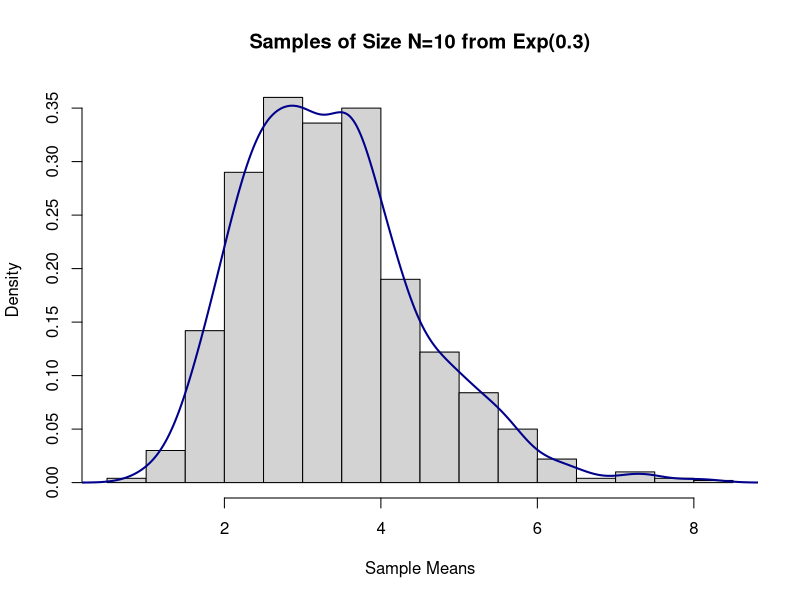
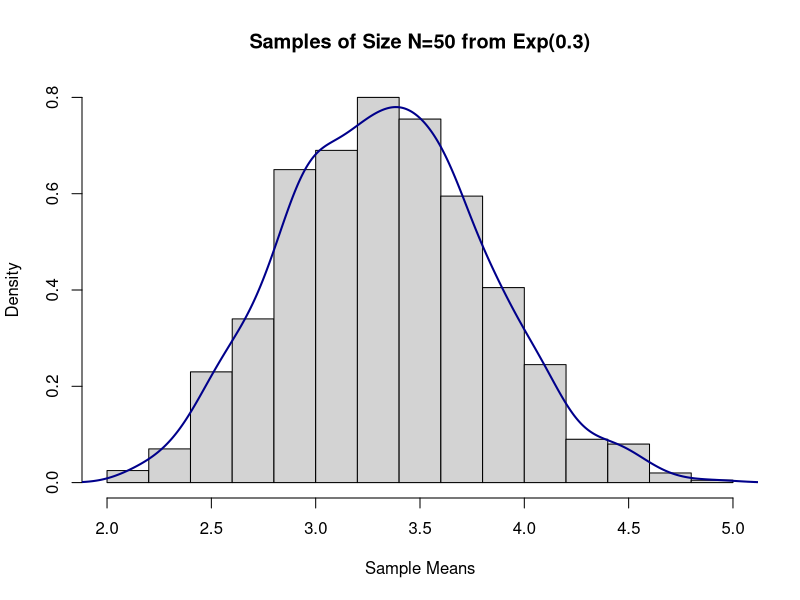
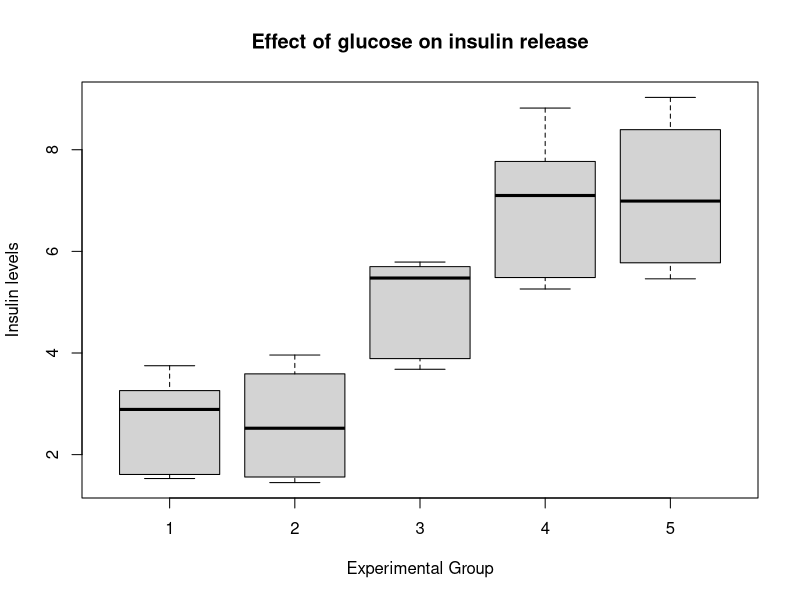
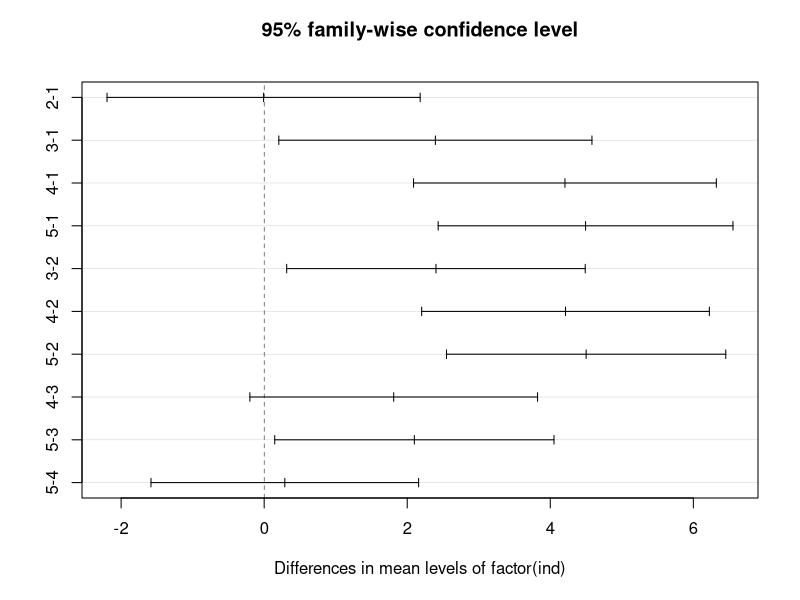
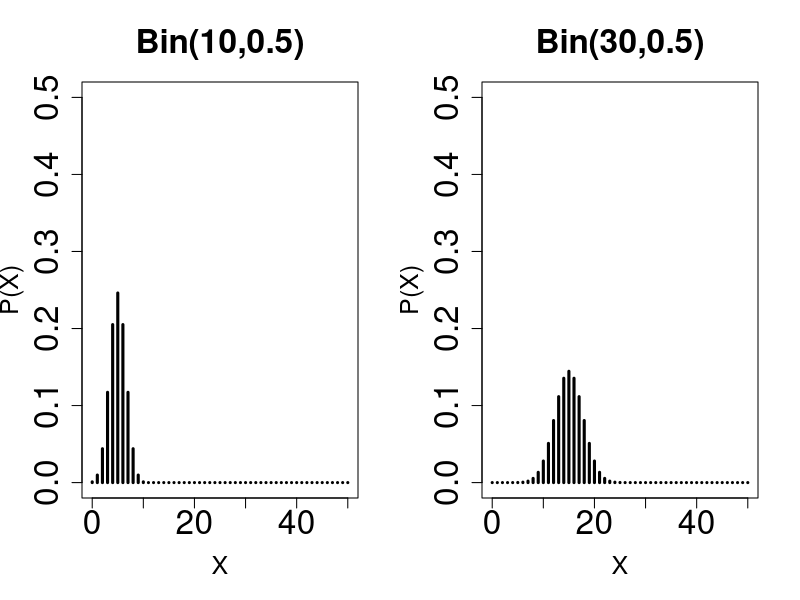
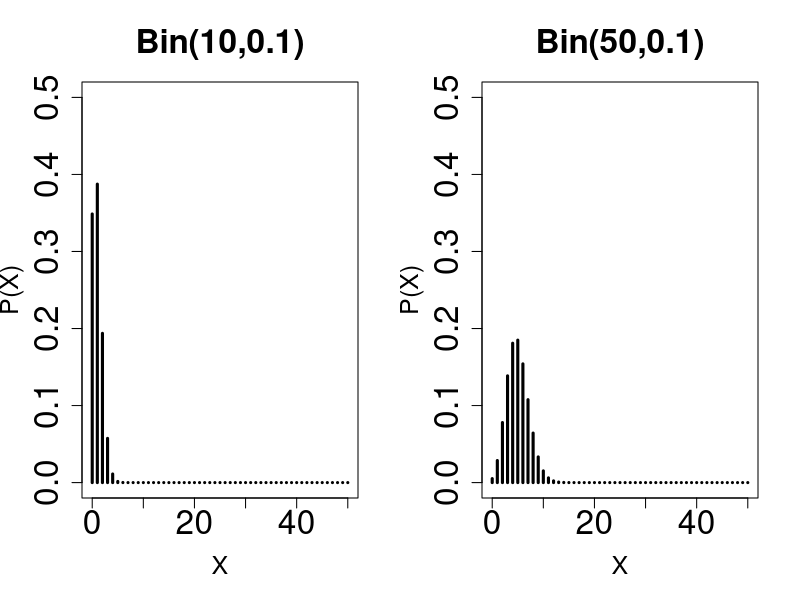
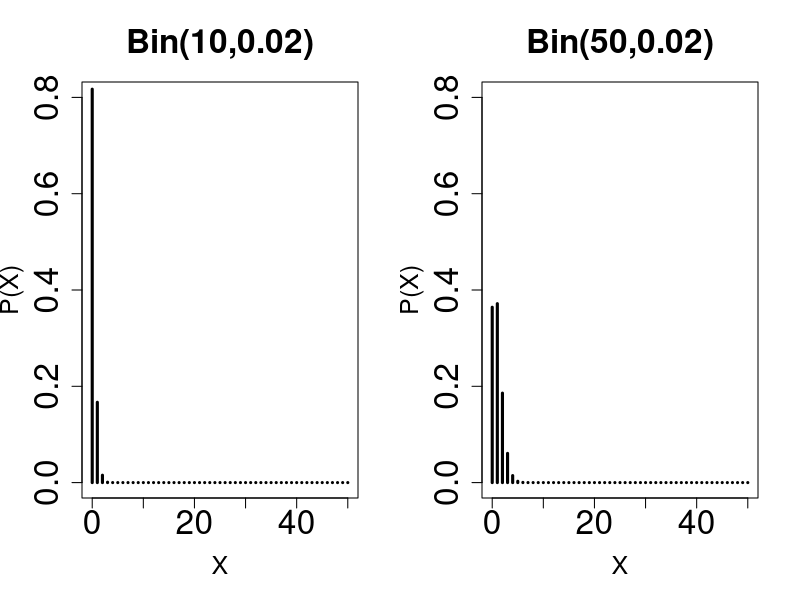
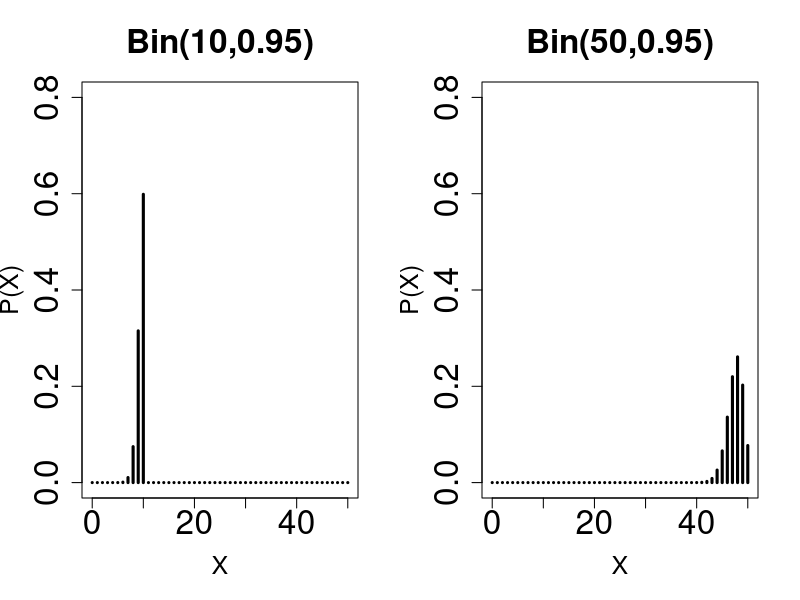

R code for these plots, in order:
## ---- chunk 1
knitr::opts_chunk$set(echo = TRUE,
                      eval = T)
library(tidyverse)
## ---- chunk 2
rbinom(5,10,0.3)
qbinom(0.05,10,0.3)
pbinom(1,10,0.3)
dbinom(1,10,0.3)
## ---- chunk 3
rnorm(5)
qnorm(0.05)
pnorm(1.96)
dnorm(1.96)
## ---- chunk 4


################################################################
#                  Biostatistical Methods I                    #
#                   Descriptive Statistics                     #
#                    Author: Cody Chiuzan                      #
################################################################

# Library 'arsenal' is used for descriptive statistics tables
# Library 'dplyr' has nice functions for data manipulation, also mutate()
# Library 'ggplot2' is used for graphing


library(arsenal)
library(dplyr)
library(ggplot2)

#########################################################################
#                          Import Data                                  #
#########################################################################

# Set working directory

low_birth_all <- read.csv(here::here("R_Code/R - Module 2/lowbwt_ALL.csv"))

names(low_birth_all)
head(low_birth_all)

dim(low_birth_all)
summary(low_birth_all)
str(low_birth_all)

# Check for missing values
anyNA(low_birth_all)

filter(low_birth_all, is.na(age))

# Some details about the data: 189 births info were collected at a medical center.
# The dataset contains the following 10 variables:
# low: indicator of birth weight less than 2.5kg
# age: mother's age in years
# lwt: mother's weight in pounds at last menstrual period
# race: mothers race ("white", "black", "other")
# smoke: smoking status during pregnancy (yes/no)
# ht: history of hypertension (yes/no)
# ui: presence of uterine irritability (yes/no)
# ftv: physician visit during the first trimester (yes/no)
# ptl: previous premature labor (yes/no)
# bwt: birth weight in grams


#########################################################################
#         Descriptive Statistics: Continuous Variables                  #
#########################################################################


mean(low_birth_all$age)                               # Mean
median(low_birth_all$age)                             # Median
sd(low_birth_all$age)                                 # Standard Deviation
quantile(low_birth_all$age)                           # Min, 25ht, 50th, 75th, Max
quantile(low_birth_all$age, c(0.10, 0.30, 0.60))        # Tertiles

# A more condensed way to obtain summary statistics
summary(low_birth_all$age)

# Summary statistics for each level of another categorical variable
mean <- tapply(low_birth_all$bwt, low_birth_all$race, mean)
sd <- tapply(low_birth_all$bwt, low_birth_all$race, sd)
med <- tapply(low_birth_all$bwt, low_birth_all$race, median)
min <- tapply(low_birth_all$bwt, low_birth_all$race, min)
max <- tapply(low_birth_all$bwt, low_birth_all$race, max)
cbind(mean, sd, med, min, max)

# Use function tableby() from library 'arsenal' to create a summary table (called Table 1 in publications)
# Use continuous and categorical variables


# First table - not ideal
tab1 <- tableby(~ age + bwt + smoke, data = low_birth_all)
summary(tab1)


# Change variable names/labels
my_labels <-
  list(
    age = "Age(yrs)",
    bwt = "Birthweight(g)",
    smoke = "Smoker",
    race = "Race"
  )

# Clean the output
my_controls <- tableby.control(
  total = T,
  test = F,
  # No test p-values yet
  numeric.stats = c("meansd", "medianq1q3", "range", "Nmiss2"),
  cat.stats = c("countpct", "Nmiss2"),
  stats.labels = list(
    meansd = "Mean (SD)",
    medianq1q3 = "Median (Q1, Q3)",
    range = "Min - Max",
    Nmiss2 = "Missing",
    countpct = "N (%)"
  )
)

# Make 'smoke' a factor to show N (%)
birth_df <- low_birth_all %>%
  mutate(smoke = factor(smoke, labels = c("No", "Yes"))) # Start labeling with 0 (increasing order)

# Second table
tab2 <-
  tableby(~ age + bwt + smoke, data = birth_df, control = my_controls)
summary(tab2,
        title = "Descriptive Statistics: Lowbirth Data",
        labelTranslations = my_labels,
        text = T)

# Tabulation by race categories
tab3 <-
  tableby(race ~ age + bwt + smoke, data = birth_df, control = my_controls)
summary(tab3,
        title = "Descriptive Statistics: Lowbirth Data",
        labelTranslations = my_labels,
        text = T)



#########################################################################
#         Descriptive Statistics: Categorical Variables                 #
#########################################################################

tbl <-
  table(low_birth_all$smoke, low_birth_all$race)	        # Two-way table
tbl
prop.table(tbl, 1)                        		                # Row proportions
prop.table(tbl, 2)                                            # Column proportions

# 3-way cross-tabulation
xtabs( ~ race + smoke + ht, data = low_birth_all)

## ---- chunk 5
################################################################
#                    Biostatistical Methods I                  #
#            Statistical Inference: One-Sample Mean            #
#                     Author: Cody Chiuzan                     #
################################################################

############################################################
#               Sample mean distributions: CLT             #
############################################################

# Draw 1000 samples of size 10 from an underlying exponential distribution with parameter lambda=0.3
# Calculate their means/var and draw a histogram to vizualize the sample means distribution

set.seed(2)
sample_means_exp1 = rep(NA, 1000)

for (i in 1:1000) {
  sample_means_exp1[i] = mean(rexp(10, 0.3))
}

# sample_means_exp

# Calculate the means and the variances of all samples
mean(sample_means_exp1)                # compare to true Mean = 1/lambda
var(sample_means_exp1)                 # compare to true Var=1/lambda^2

#Histogram
hist(sample_means_exp1,
     main = "Samples of Size N=10 from Exp(0.3)",
     xlab = "Sample Means",
     prob = T)
lines(density(sample_means_exp1), col = "darkblue", lwd = 2)

# Draw 1000 samples of size 50 from an underlying exponential distribution with parameter lambda=0.3
# Calculate their means/var and draw a histogram to vizualize the sample means distribution

set.seed(2)
sample_means_exp2 = rep(NA, 1000)

for (i in 1:1000) {
  sample_means_exp2[i] = mean(rexp(50, 0.3))
}

# Calculate the means and the variances of all samples
mean(sample_means_exp2)                # compare to true Mean = 1/lambda
var(sample_means_exp2)                 # compare to true Var=1/lambda^2

#Histogram
hist(sample_means_exp2,
     main = "Samples of Size N=50 from Exp(0.3)",
     xlab = "Sample Means",
     prob = T)
lines(density(sample_means_exp2), col = "darkblue", lwd = 2)



# Construct a 95% CI for the population mean with n=10, X_bar=175, and known sigma=15
# Sigma represents the pooulation standard deviation
# 1-(alpha/2)=1-(0.05/2)=0.975

LCLz95 <- 175 - qnorm(0.975) * 15 / sqrt(10)
UCLz95 <- 175 + qnorm(0.975) * 15 / sqrt(10)
CLz95 <- c(LCLz95, UCLz95)
CLz95

# What if we want a 99% CI?
LCLz99 <- 175 - qnorm(0.995) * 15 / sqrt(10)
UCLz99 <- 175 + qnorm(0.995) * 15 / sqrt(10)
CLz99 <- c(LCLz99, UCLz99)
CLz99


# Construct a 95% CI for the population mean with n=10 => df=10-1=9, X_bar=175, and known s=15
# s represents the sample standard deviation

LCLt95 <- 175 - qt(0.975, df = 9) * 15 / sqrt(10)
UCLt95 <- 175 + qt(0.975, df = 9) * 15 / sqrt(10)
CLt95 <- c(LCLt95, UCLt95)
CLt95


# Construct a 95% CI for the population variance with known s=15
# s represents the sample standard deviation

LCL_var95 <- 9 * (15 ^ 2) / qchisq(0.975, 9)
UCL_var95 <- 9 * (15 ^ 2) / qchisq(0.025, 9)
CL_var95 <- c(LCL_var95, UCL_var95)
CL_var95


# Hypothesis Test: Infarct size example
# Test if the mean infract size is different from 25
# X_bar=16, s=10, N=40

t_stats <- (16 - 25) / (10 / sqrt(40))
t_stats

# Compare the test statistics with the critical value, alpha=0.05

qt(0.975, 39) # 2.02

# Compute the p-value: t_stats<0, so the p-value is twice area to the left of a t distr. with 39 df

p.val <- 2 * pt(t_stats, 39) # p.val<.0001, reject H0.


# Remember the low_birth data

low_birth_all <-
  read.csv(here::here("R_Code/R - Module 2/lowbwt_ALL.csv"))

# Let's test if the true mean is different than 3000g
# One-sample t-test, two-tailed

t.test(low_birth_all$bwt, alternative = 'two.sided', mu = 3000)


# Output from R

# One Sample t-test

# t = -1.0437, df = 188, p-value = 0.298 ----> Fail to reject H0.
# alternative hypothesis: true mean is not equal to 3000
# 95 percent confidence interval: 2840.049 3049.264
# sample estimates: mean of x is 2944.656


# Let's test if the true mean is less than 3000g
# One-sample t-test, one-tailed

t.test(low_birth_all$bwt, alternative = 'less', mu = 3000)

# Output from R
# t = -1.0437, df = 188, p-value = 0.149 ----> Fail to reject H0.
# alternative hypothesis: true mean is less than 3000
# 95 percent confidence interval: -Inf 3032.312  (One-sided confidence interval)
# sample estimates: mean of x is 2944.656 
## ---- chunk 6


################################################################
#                     Biostatistical Methods I                 #
#            Statistical Inference: Two-Sample Means           #
#           Author: Cody Chiuzan; Date: Sept 23, 2019          #
################################################################

rm(list = ls())

###########################################################################
#   Conduct a two-sample paired t-test to assess the effect of a new diet #
###########################################################################

weight_before <- c(201, 231, 221, 260, 228, 237, 326, 235, 240, 267, 284, 201)
weight_after <- c(200, 236, 216, 233, 224, 216, 296, 195, 207, 247, 210, 209)
weight_diff <- weight_after - weight_before
sd_diff <- sd(weight_diff)


test_weight <- mean(weight_diff) / (sd_diff / sqrt(length(weight_diff)))

# Use the t.test() built-in function
# What alternative are you testing?

t.test(weight_after,
       weight_before,
       paired = T,
       alternative = "less")

# R output

# data:  weight_after and weight_before
# t = -3.0201, df = 11, p-value = 0.005827
# alternative hypothesis: true difference in means is less than 0
# 95 percent confidence interval:  -Inf -8.174729
# sample estimates: mean of the differences -20.16667

# Reject the null and conclude that the mean LDL levels are significantly lower after the diet.


###########################################################################################################
#   Conduct a two-sample independent t-test to assess the differences in BMD b/w the OC and non-OC groups #
###########################################################################################################

# Oral contraceptive example
# Testing equality of variances for two independent samples
# drawn from two underlying normal distributions.

# Sample 1: s1=0.16, n1=10, x1_bar=1.08
# Sample 2: s2=0.14, n2=10, x2_bar=1.00

F_test <- 0.16 ^ 2 / 0.14 ^ 2

F_crit <- qf(.975, df1 = 9, df2 = 9)

# Compare the F statistic (F_test) to the critical value
# Fcrit: F with 9 dfs in numerator and 9 dfs in denominator
# Because F_test < F_crit, we fail to reject and conclude
# that the pop. variances are not significantly different.

# Use two-sample t-test with equal variances.
std_pooled <- sqrt(((0.16 ^ 2 * 9) + (0.14 ^ 2 * 9)) / 18)

t_stats <- (1.08 - 1.00) / (std_pooled * sqrt((1 / 10) + (1 / 10)))

# Compare t_stats to the critical value: t with 18 df

qt(0.975, 18) # 2.10

# t-stats=1.19 < 2.10, fail to reject the null and conclude that
# there is not a sig difference between the mean BMD levels of the two groups.

# 95% CI is your practice!


################################################################
#               Two-Sample independent t-test                  #
################################################################

# Effect of caffeine on muscle metabolism.
# 15 men were randomly selected to take a capsule containing pure caffeine one hour before the test.
# The other group of 20 men received a placebo capsule.
# During each exercise the subject's respiratory exchange ratio (RER) was measured.
# The question of interest to the experimenter was whether, on average, caffeine consumption has an effect on RER.
# The two samples came from two underlying normal distributions: N(94.2,5.6), N(105.5,8.1) and are independent.


# Ideally, you should generate data using past info (here I made it up).

set.seed(6)
caff <- rnorm(15, 94.2, 5.6)
placebo <- rnorm(20, 105.5, 8.1)

# Test equality of variances: use R function var.test()

var.test(placebo, caff, alternative = "two.sided")

#F = 3.5768, num df = 19, denom df = 14, p-value = 0.01881             # Reject the null, evidence that variances are not equal.


res <-
  t.test(caff, placebo, var.equal = FALSE, paired = FALSE)               # var.equal=FALSE is the default, so no need to specifically write it.
res

# Look at the complete list of results.
names(res)

# t = -4.5834, df = 30.125, p-value = 7.472e-05                        # Reject the null and conclude that the means RER are sig diff b/w the two groups.

# 95% CI of the difference: (-17.639668,-6.766628)                     # We could safely say that the mean RER is sig. lower in the caffeine group (Why?)

## ---- chunk 7
################################################################
#                      Biostatistical Methods I                #
#             One-Way Analysis of Variance (ANOVA)             #
#                      Author: Cody Chiuzan                    #
################################################################

################################################################
# A study is examining the effect of glucose on insulin release.
# Specimens of pancreatic tissue from experimental animals were
# treated with five different stimulants and the insulin levels were recorded.
# Use an ANOVA test to compare the mean insulin levels across the five groups.

################################################################

ins1 <- c(1.53, 1.61, 3.75, 2.89, 3.26)
ins2 <- c(3.15, 3.96, 3.59, 1.89, 1.45, 1.56)
ins3 <- c(3.89, 3.68, 5.70, 5.62, 5.79, 5.33)
ins4 <- c(8.18, 5.64, 7.36, 5.33, 8.82, 5.26, 7.10)
ins5 <- c(5.86, 5.46, 5.69, 6.49, 7.81, 9.03, 7.49, 8.98)

# Re-shape the data
insulin <- c(ins1, ins2, ins3, ins4, ins5)
ind <-
  c(rep(1, length(ins1)),
    rep(2, length(ins2)),
    rep(3, length(ins3)),
    rep(4, length(ins4)),
    rep(5, length(ins5)))

new_data <- as.data.frame(cbind(insulin, ind))
head(new_data)

# Summarize the data

tmp_functn <-
  function(x)
    c(
      sum = sum(x),
      mean = mean(x),
      var = var(x),
      n = length(x)
    )
tapply(insulin, ind, tmp_functn)

# Create box-plots
boxplot(
  insulin ~ ind,
  data = new_data,
  main = "Effect of glucose on insulin release",
  xlab = "Experimental Group",
  ylab = "Insulin levels"
)

# Perform an ANOVA test: are the mean insulin levels significantly different?
# Need to mention the independent variable as a factor; o/w will be considered continuous
# Function lm() is broader, including linear regression models
res <- lm(insulin ~ factor(ind), data = new_data)

# Coefficients of the ANOVA model with 'grand mean' and alpha effects.
# Will use them later in regression.
res

# Our regular ANOVA table with SS, Mean SS and F-test
anova(res)


# Another option using aov();
# Save the anova object to use later for multiple comparisons
res1 <- aov(insulin ~ factor(ind), data = new_data)
summary(res1)
## ---- chunk 8
library(multcomp)
## ---- chunk 9
# Multiple comparisons adjustments: includes Bonferroni, Holm, Benjamini-Hochberg
pairwise.t.test(new_data$insulin, new_data$ind, p.adj = 'bonferroni')

# For Tukey, we need to use another function with an object created by aov()
Tukey_comp <- TukeyHSD(res1)
Tukey_comp
plot(Tukey_comp)


# Dunnett's test: multiple comparisons with a specified control (here group #1)
summary(glht(res1), linfct = mcp(Group = "Dunnett"))
## ---- chunk 10
################################################################
#                   Biostatistical Methods I                   #
#               Inferences for One-Sample Proportions          #
#                      Author: Cody Chiuzan                    #
################################################################

# Normal Approximation: Observe the shape of different Binomial distributions with varying n and p.

#1
par(mfrow = c(1, 2))
plot(
  0:50,
  dbinom(0:50, 10, 0.5),
  type = 'h',
  ylim = c(0, 0.50),
  xlab = 'X',
  main = 'Bin(10,0.5)',
  ylab = 'P(X)',
  lwd = 3,
  cex.lab = 1.5,
  cex.axis = 2,
  cex.main = 2
)

plot(
  0:50,
  dbinom(0:50, 30, 0.5),
  type = 'h',
  ylim = c(0, 0.50),
  xlab = 'X',
  main = 'Bin(30,0.5)',
  ylab = 'P(X)',
  lwd = 3,
  cex.lab = 1.5,
  cex.axis = 2,
  cex.main = 2
)

#2
par(mfrow = c(1, 2))
plot(
  0:50,
  dbinom(0:50, 10, 0.10),
  type = 'h',
  ylim = c(0, 0.50),
  xlab = 'X',
  main = 'Bin(10,0.1)',
  ylab = 'P(X)',
  lwd = 3,
  cex.lab = 1.5,
  cex.axis = 2,
  cex.main = 2
)

plot(
  0:50,
  dbinom(0:50, 50, 0.10),
  type = 'h',
  ylim = c(0, 0.50),
  xlab = 'X',
  main = 'Bin(50,0.1)',
  ylab = 'P(X)',
  lwd = 3,
  cex.lab = 1.5,
  cex.axis = 2,
  cex.main = 2
)

#3
par(mfrow = c(1, 2))
plot(
  0:50,
  dbinom(0:50, 10, 0.02),
  type = 'h',
  ylim = c(0, 0.8),
  xlab = 'X',
  main = 'Bin(10,0.02)',
  ylab = 'P(X)',
  lwd = 3,
  cex.lab = 1.5,
  cex.axis = 2,
  cex.main = 2
)

plot(
  0:50,
  dbinom(0:50, 50, 0.02),
  type = 'h',
  ylim = c(0, 0.8),
  xlab = 'X',
  main = 'Bin(50,0.02)',
  ylab = 'P(X)',
  lwd = 3,
  cex.lab = 1.5,
  cex.axis = 2,
  cex.main = 2
)

#4
par(mfrow = c(1, 2))
plot(
  0:50,
  dbinom(0:50, 10, 0.95),
  type = 'h',
  ylim = c(0, 0.8),
  xlab = 'X',
  main = 'Bin(10,0.95)',
  ylab = 'P(X)',
  lwd = 3,
  cex.lab = 1.5,
  cex.axis = 2,
  cex.main = 2
)

plot(
  0:50,
  dbinom(0:50, 50, 0.95),
  type = 'h',
  ylim = c(0, 0.8),
  xlab = 'X',
  main = 'Bin(50,0.95)',
  ylab = 'P(X)',
  lwd = 3,
  cex.lab = 1.5,
  cex.axis = 2,
  cex.main = 2
)

################################################################
# In a survey of 300 randomly selected drivers, 125 claimed that
# they regularly wear seat belts. Can we conclude from these data
# that the population proportion who regularly wear seat belts is 0.50?
# Perform a hypothesis test and
# Construct a 95% confidence interval for the true population proportion.
################################################################

# p_hat=125/300
# p0=0.50


# Prop.test performs a chi-squared test and not a z-test.
prop.test(125, 300, p = 0.5)


# Create your own function to perform a one-sample proportion test
# and create a 100(1-alpha) CI using the Normal Approximation

one.proptest_norm <-
  function(x,
           n,
           p = NULL,
           conf.level = 0.95,
           alternative = "less") {
    # x the number of 'cases' in the sample
    # n the total sample size
    # p is the hypothesized value
    
    z.stat <- NULL
    cint <- NULL
    p.val <- NULL
    phat <- x / n
    qhat <- 1 - phat
    
    if (length(p) > 0) {
      q <- 1 - p
      SE.phat <- sqrt((p * q) / n)
      z.stat <- (phat - p) / SE.phat
      
      p.val <- pnorm(z.stat)
      
      if (alternative == "two.sided") {
        p.val <- p.val * 2
      }
      
      if (alternative == "greater") {
        p.val <- 1 - p.val
      }
    } else {
      # Construct a confidence interval
      SE.phat <- sqrt((phat * qhat) / n)
    }
    cint <-
      phat + c(-1 * ((qnorm(((1 - conf.level) / 2
      ) + conf.level)) * SE.phat),
      ((qnorm(((1 - conf.level) / 2
      ) + conf.level)) * SE.phat))
    
    return(list(
      estimate = phat,
      z.stat = z.stat,
      p.val = p.val,
      cint = cint
    ))
  }

# In our example:

one.proptest_norm(125, 300, 0.5, alternative = "two.sided")

# P-hat estimate
#0.417

# Z-statistic: z.stat
# -2.886

#$p.val
#0.004

# 95 % CI: (0.360, 0.473)


####################################################################
#       Perform an Exact test, no normal approximation             #
#          This function uses Clopper-Pearson method               #
####################################################################

binom.test(125,
           300,
           p = 0.5,
           alternative = "two.sided",
           conf.level = 0.95)

# 95% Exact CI: (0.360, 0.474)

# Exact p-value: 0.004
## ---- chunk 11
#################################################################
#                      Biostatistical Methods I                 #
#          Contingency Tables: Tests for Categorical Data       #
#                          Author: Cody Chiuzan                 #
#################################################################

################################################################
#                      Chi-Squared Test                        #
################################################################

# Marijuana usage among colleg students
# Chi-squared test for homogeneity

drug_data <-
  matrix(
    c(57, 50, 43, 57, 58, 20, 56, 45, 24, 45, 22, 33),
    nrow = 4,
    ncol = 3,
    byrow = T,
    dimnames = list(
      c("freshman", "sophomore", "junior", "senior"),
      c("experimental", "casual", "modheavy")
    )
  )

drug_data

chisq.test(drug_data)

# X-squared = 19.369, df = 6, p-value = 0.003584
# Critical value: qchisq(0.95,6) = 12.59

# We reject the null hypothesis and conclude that the proportions of marijuana usage are different among classes


###
# Association b/w pelvic inflammatory disease and ectopic pregnancy
# Chi-squared test for independence

preg_data <- matrix(
  c(28, 6, 251, 273),
  nrow = 2,
  ncol = 2,
  byrow = T,
  dimnames = list(c("PID", "No PID"),
                  c("Ect Preg", "No Ect Preg"))
)


preg_data

chisq.test(preg_data)
# Get the expected values: chisq.test(preg_data)$expected


# X-squared with Yates' correction
# X-squared=13.81, df=1, p-value=0.0002
# Critical value: qchisq(0.95,1) = 3.84

# We reject the null and conclude that there is sufficient evidence that PID and ectopic pregnancy are associated.


###
# What if we have raw data? How do we perform a chi-squared test?
# Use R data 'quine' (library MASS) to compare gender distribution between ethnicities.

library(MASS)
data(quine)
names(quine)

# Create a 2x2 table
table(quine$Sex, quine$Eth)

# Compute row percentages
prop.table(table(quine$Sex, quine$Eth), 1)

# Chi-squared without continuity correction.
chisq.test(table(quine$Sex, quine$Eth), correct = F)

# X-squared = 0.004, df = 1, p-value = 0.949. Not a significant difference.

# Chi-squared with continuity correction.
chisq.test(table(quine$Sex, quine$Eth), correct = T)

# X-squared ~ 0, df = 1, p-value = 1. Not a significant difference.

#################################################################
#                      Biostatistical Methods I                 #
#          Contingency Tables: Tests for Categorical Data       #
#                          Author: Cody Chiuzan                 #
#################################################################

###############################################################
#      Fisher's Exact test for small cell counts (Eij < 5)    #
###############################################################

# Tea-time experiment
# One-tailed test: calculations were also made in the lecture notes

tea_exp <- matrix(c(3, 1, 1, 3), nrow = 2)

fisher.test(tea_exp, alternative = "greater")
# P-val=0.2429, fail to conclude discriminating ability

# Two-sided Fisher test
fisher.test(tea_exp)
# P-val=0.4857
# CI is for the odds ratio, not difference in proportions

# What if we used a chi-square instead? Not ideal as the exp freq are <5
chisq.test(tea_exp)
# P-val=0.4795

# Notice that the two-sided p-value from Fisher is greater than the one generated by chi-square
# This supports the conclusion that Fisher Exat Test is more conservative (harder to reject)



practice_data <- matrix(c(1, 8, 9, 3), nrow = 2,
                        dimnames = list(c("diet", "non-diet"), c("men", "women")))

chisq.test(practice_data)
# Pearson's Chi-squared test with Yates' continuity correction for 2X2 table
# X-squared = 6.0494, df = 1, p-value = 0.01391
# Warning message:
# In chisq.test(practice_data) : Chi-squared approximation may be incorrect

fisher.test(practice_data)
# Fisher's Exact Test for Count Data
# p-value = 0.007519  # Notice the difference in p-values b/w chi-squared and Fisher



###############################################################
#      McNemar Test for binomial matched-pair data            #
#               Normal approximation                          #
###############################################################

# Two procedures are tested on the same 75 subjects
# in order to identify the absence/presence of the disease

procedure_data <- matrix(
  c(41, 8, 14, 12),
  nrow = 2,
  byrow = T,
  dimnames = list(c("positive", "negative"), c("positive", "negative"))
)

mcnemar.test(procedure_data)

# McNemar's Chi-squared test with continuity correction
# McNemar's Chi-squared = 1.1364, df = 1, p-value = 0.2864

# What if you performed a chi-squared test instead?
chisq.test(procedure_data)

# X-squared = 6.278, df = 1, p-value = 0.01222
# Notice that the conclusions would be totally different.
